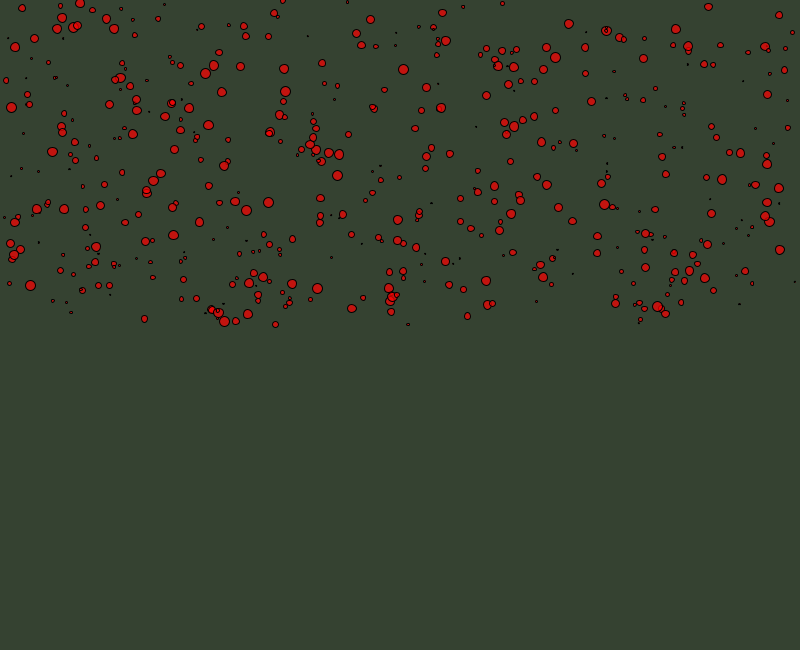
Frame 1 (no input)
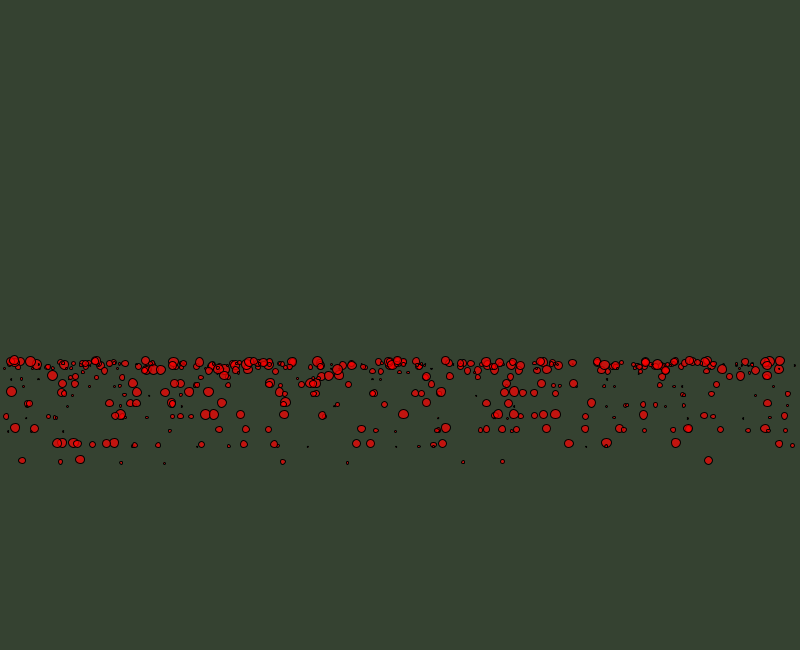
Frame 60 (the mouse pressed at the canvas centre just before this capture)
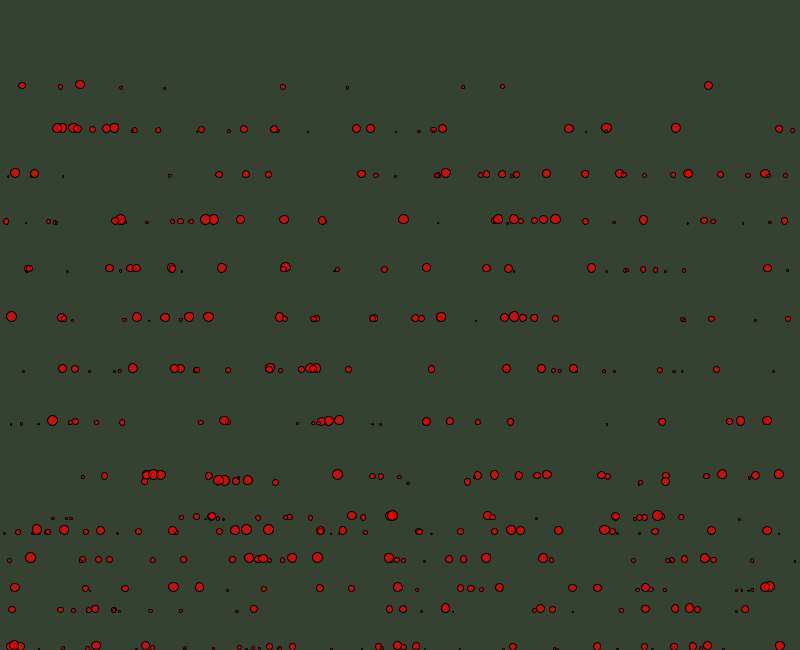
Frame 120 (the mouse held since frame 60 and released just before this capture)

The Processing sketch that drew these frames (run headless with seeded random() and noise(); from frame 60 on, the mouse is pressed at the canvas centre):

// Processing sketch: bouncer_ball
// ── bouncer_ball.pde
Bouncer[] ball=new Bouncer[500];

void setup() {
  size(800, 650);
   colorMode(HSB, 360, 100, 100, 100);
  for (int i = 0; i < ball.length; i++) {
    ball[i]=new Bouncer(random(1,10));
  }
}

void draw() {
  background(106, 26, 26);
  for (int i=0; i <ball.length; i++) {
    ball[i].display();
    ball[i].move();
    ball[i].bounce();
  }
}

class Bouncer {
  PVector loc, vel, acc;
  float sz;
  float sat,bright,alpha,hue;

  Bouncer(float tsize) {
    sz=tsize;
    loc=new PVector(random(sz,width-sz),random(height/2));
    vel=new PVector(0, 0);
    acc=new PVector(0, .5);
      sat = 100;
    bright = 100;
    alpha = 70;
  }
  void display() {
    fill(hue, sat, bright, alpha);
    ellipse(loc.x, loc.y, sz, sz);
  }
  void move() {
    vel.add(acc);
    loc.add(vel);
  }
  void bounce() {
    if (loc.y > height - sz/2) {
      loc.y = height - sz/2;
      vel.y = -abs(vel.y);
    }
    if (loc.x+sz/2 >width || loc.x-sz/2 < 0){
    vel.x*=-1;
}
}
}
